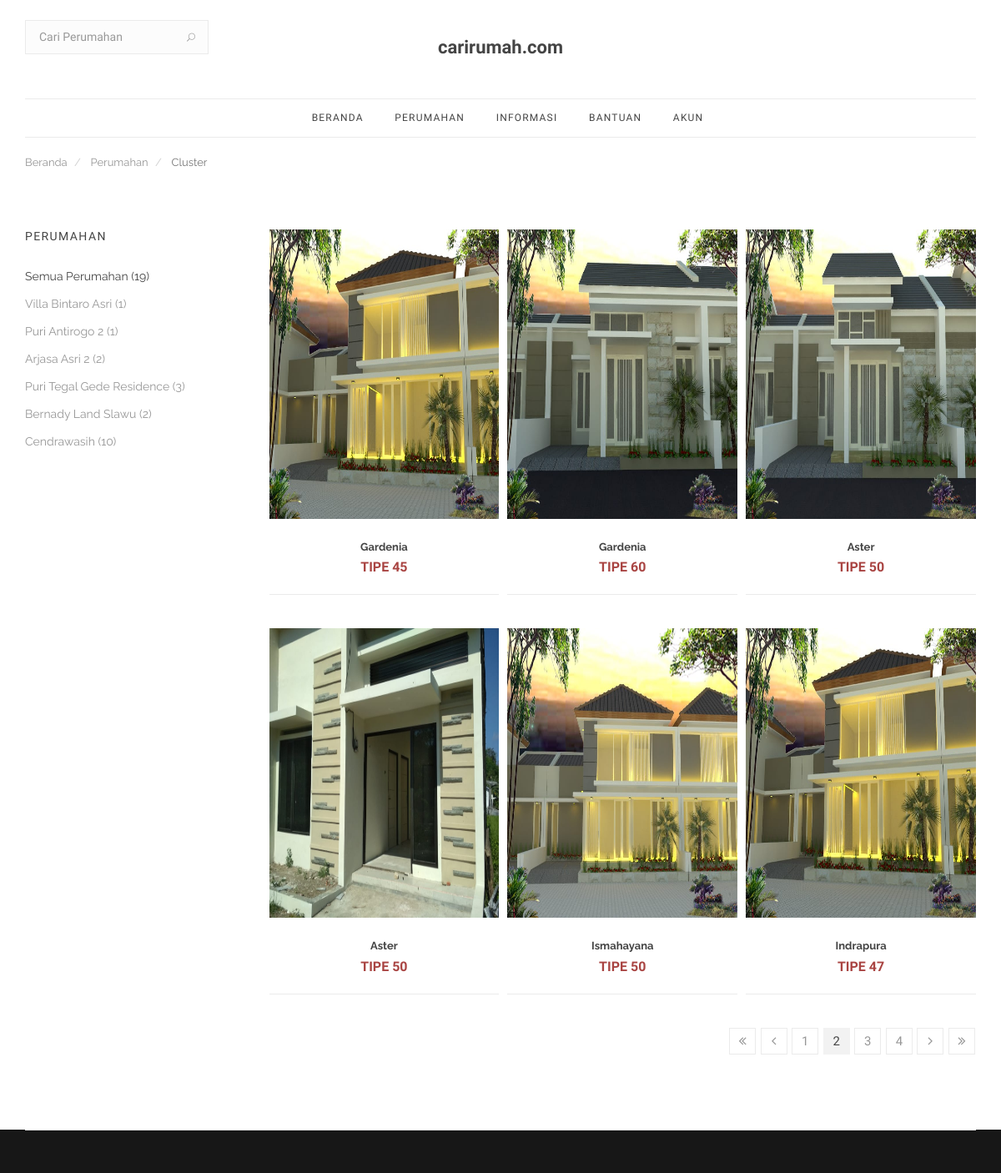
The app's page /home/index.php?p=buku&halaman=2 (upper part), older data.
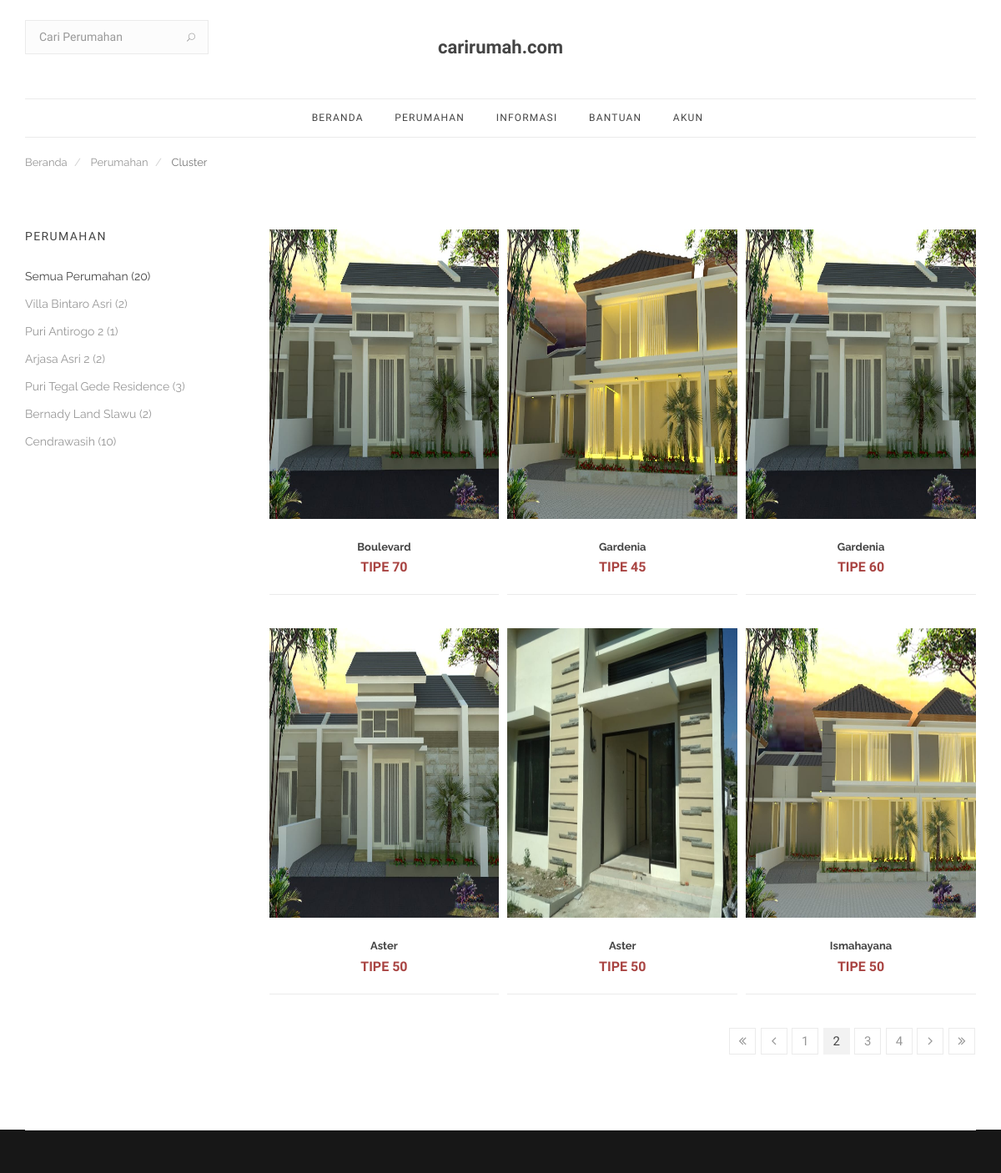
The same page, newer data.
### tables this page shows
CREATE TABLE `cluster` (
  `KD_CLUSTER` int(11) NOT NULL,
  `KD_PERUM` int(11) NOT NULL,
  `NAMA_CLUSTER` varchar(200) DEFAULT NULL,
  `TIPE` int(11) DEFAULT NULL,
  `LUAS_TANAH` int(11) DEFAULT NULL,
  `STOK` int(11) DEFAULT NULL,
  `HARGA` bigint(20) DEFAULT NULL,
  `FASILITAS` varchar(200) DEFAULT NULL,
  `GAMBAR` varchar(200) DEFAULT NULL,
  `GAMBAR1` varchar(200) NOT NULL,
  `GAMBAR2` varchar(200) NOT NULL
);

CREATE TABLE `perum` (
  `KD_PERUM` int(11) NOT NULL,
  `KD_PT` int(11) NOT NULL,
  `NAMA_PERUM` varchar(200) DEFAULT NULL,
  `LOKASI` varchar(200) DEFAULT NULL,
  `GAMBAR_PERUM` varchar(200) DEFAULT NULL
);

### home/pages/buku.php (the view, shortened to what this page needs)
<div class="container">
      <ol class="breadcrumb">
        <li>
          <a href="index.php">Beranda</a>
        </li>
        <li>
          <a href="?p=buku&halaman=1">Perumahan</a>
        </li>
        <li class="active">
          Cluster
        </li>
      </ol>
    </div>
    <section class="section-wrap pt-70 pb-40 catalogue">
      <div class="container relative">
        <div class="row">
          <div class="col-md-9 catalogue-col right mb-50">
              <div class="row row-10">
              <?php
                $bukuAll = "SELECT KD_CLUSTER FROM cluster";
                $rsBukuAll = mysqli_query($konek, $bukuAll);
                $halaman = 6;
                $page = isset($_GET["halaman"]) ? (int)$_GET["halaman"] : 1;
                $mulai = ($page>1) ? ($page * $halaman) - $halaman : 0;
                if(isset($_GET['KD_PERUM'])){
                    $KD_PERUM = $_GET['KD_PERUM'];
                    $result = mysqli_query($konek,"SELECT * FROM perum WHERE KD_PERUM=$KD_PERUM");
                } else
                    $result = mysqli_query($konek,"SELECT * FROM cluster");
                $total = mysqli_num_rows($result);
                $pages = ceil($total/$halaman);
                if(isset($_GET['KD_PERUM'])){
                    $buku = "SELECT * FROM cluster WHERE KD_PERUM=$KD_PERUM ORDER BY KD_CLUSTER DESC LIMIT $mulai, $halaman";
                }
                else
                    $buku = "SELECT * FROM cluster ORDER BY KD_CLUSTER DESC LIMIT $mulai, $halaman";
                $rs = mysqli_query($konek, $buku);
                $data = mysqli_num_rows($rs);
                if($data==0){
              ?>
              <div class="col-md-12 col-xs-12">
                    <div class="product-item text-center">
                        <h1>Maaf, data buku kategori terkait masih kosong!</h1>
                    </div>
              </div>
              <?php
                } else {
                    while($row=mysqli_fetch_assoc($rs)){
              ?>
                    <div class="col-md-4 col-xs-12">
                    <div class="product-item">
                        <div class="product-img">
                        <a href="#">
                            <img src="img/<?php echo $row['GAMBAR']; ?>" alt="" style="height:347px; width:277px;">
                        </a>
                        </div>
                        <div class="product-details">
                        <h3>
                            <a title="" class="product-title" href="?p=bukudetail/buku_detail&KD_CLUSTER=<?php echo $row['KD_CLUSTER']; ?>"><b><?php echo substr($row['NAMA_CLUSTER'], 0, 35); ?></b></a>
                        </h3>
                        <span class="price">
                            <ins>
                            <span class="ammount text-danger">
                                <?php
 $harga = number_format($row['TIPE']);
 echo " TIPE ".$harga;
                                ?>
                            </span>
                            </ins>
                        </span>
                        </div>
                    </div>
                    </div>
                <?php } } ?>
              </div>
            <?php
                if($data!=0){
            ?>
            <div class="pagination-wrap">
              <nav class="pagination right clear">
                <?php if(isset($_GET['KD_PERUM'])) { if($page == 1) echo ""; else {?>
                    <a href="?p=buku&KD_PERUM=<?php echo $_GET['KD_PERUM']; ?>&halaman=1"><i class="fa fa-angle-double-left"></i></a>
                    <a href="?p=buku&KD_PERUM=<?php echo $_GET['KD_PERUM']; ?>&halaman=<?php echo $_GET['halaman']-1; ?>"><i class="fa fa-angle-left"></i></a>
                <?php } } else { if($page == 1) echo ""; else {?>
                    <a href="?p=buku&halaman=1"><i class="fa fa-angle-double-left"></i></a>
                    <a href="?p=buku&halaman=<?php echo $_GET['halaman']-1; ?>"><i class="fa fa-angle-left"></i></a>
                <?php
                    } }
                    if(isset($_GET['KD_PERUM'])){
                        for ($i=1; $i<=$pages ; $i++){
                ?>
                    <a href="?p=buku&KD_PERUM=<?php echo $_GET['KD_PERUM']; ?>&halaman=<?php echo $i; ?>" class="<?php if($i==$page) echo 'page-numbers current'; ?>"><?php echo $i; ?></a>
                <?php } } else {
                    for ($i=1; $i<=$pages ; $i++){
                ?>
                    <a href="?p=buku&halaman=<?php echo $i; ?>" class="<?php if($i==$page) echo 'page-numbers current'; ?>"><?php echo $i; ?></a>
                <?php } } ?>
                <?php if(isset($_GET['KD_PERUM'])) { if($page == $pages) echo ""; else {?>
                    <a href="?p=buku&KD_PERUM=<?php echo $_GET['KD_PERUM']; ?>&halaman=<?php echo $_GET['halaman']+1; ?>"><i class="fa fa-angle-right"></i></a>
                    <a href="?p=buku&KD_PERUM=<?php echo $_GET['KD_PERUM']; ?>&halaman=<?php echo $pages; ?>"><i class="fa fa-angle-double-right"></i></a>
                <?php } } else { if($page == $pages) echo ""; else {?>
                    <a href="?p=buku&halaman=<?php echo $_GET['halaman']+1; ?>"><i class="fa fa-angle-right"></i></a>
                    <a href="?p=buku&halaman=<?php echo $pages; ?>"><i class="fa fa-angle-double-right"></i></a>
                <?php } } ?>
              </nav>
            </div>
            <?php } ?>
          </div>
          <aside class="col-md-3 sidebar left-sidebar">
            <div class="widget categories">
              <h3 class="widget-title uppercase">Perumahan</h3>
              <ul class="list-no-dividers">
                <li class="<?php if(!isset($_GET['KD_PERUM'])) echo "active-cat" ?>">
                        <a href="?p=buku&halaman=1">Semua Perumahan <?php echo "(".mysqli_num_rows($rsBukuAll).")" ?></a>
                </li>
                <?php
                    $sideKat = "SELECT * FROM perum";
                    $rsSideKat = mysqli_query($konek, $sideKat);
                    while($row=mysqli_fetch_assoc($rsSideKat)){
                        if(isset($_GET['KD_PERUM'])){
                            $KD_PERUM = $_GET['KD_PERUM'];
                            $active = "active-cat";
                        } else $active = "";
                        $sideKatPer = "SELECT KD_CLUSTER FROM cluster WHERE KD_PERUM=".$row['KD_PERUM'];
                        $rsSideKatPer = mysqli_query($konek, $sideKatPer);
                ?>
                    <li class="<?php if($row['KD_PERUM']==$KD_PERUM) echo $active ?>">
                        <a href="?p=buku&KD_PERUM=<?php echo $row['KD_PERUM'] ?>&halaman=1"><?php echo $row['NAMA_PERUM']." (".mysqli_num_rows($rsSideKatPer).")"; ?></a>
                    </li>
                <?php } ?>
              </ul>
            </div>
          </aside>
        </div>
      </div>
    </section>

### home/index.php (shortened to what this page needs)
<!DOCTYPE html>
<html lang="en">
<head>
  <link rel="stylesheet" href="css/bootstrap.min.css" />
  <link rel="stylesheet" href="css/magnific-popup.css" />
  <link rel="stylesheet" href="css/font-icons.css" />
  <link rel="stylesheet" href="css/sliders.css" />
  <link rel="stylesheet" href="css/style.css" />
  <link rel="stylesheet" href="css/animate.min.css" />
</head>
<body class="relative">
  <main class="content-wrapper oh">
    <?php
        include "inc/navbar.php";
        if(isset($_GET["p"])) {
            $page = "pages/".$_GET["p"].".php";
            if(is_file($page)) {
                include($page);
            } else {
                include "pages/404.php";
            }
        } else {
            include "pages/dashboardperum/dashboardperum.php";
        }
        include "inc/footer.php";
    ?>
  </main>
</body>
</html>

### home/inc/navbar.php (shortened to what this page needs)
<header class="nav-type-1">
  <nav class="navbar navbar-static-top">
    <div class="navigation">
      <div class="container relative">
        <div class="row">
          <div class="header-wrap">
            <div class="header-wrap-holder">
              <div class="nav-search hidden-sm hidden-xs">
                <form method="get" name="cari" action="index.php">
                  <input type="text" name="judul" class="form-control" placeholder="Cari Perumahan">
                  <button name="cari" type="submit" class="search-button">
                    <i class="icon icon_search"></i>
                  </button>
                </form>
              </div>
              <div class="logo-container">
                <div class="logo-wrap text-center">
                  <a href="index.php">
                    <h4 class="logo"><b>carirumah.com</b><h4>
                  </a>
                </div>
              </div>
              <div class="nav-cart-wrap hidden-sm hidden-xs">
              </div>
            </div>
          </div>
          <div class="nav-wrap">
            <div class="collapse navbar-collapse" id="navbar-collapse">
              <ul class="nav navbar-nav">
                <li class="dropdown">
                  <a href="index.php">Beranda</a>
                </li>
                <li class="dropdown">
                  <a href="#" class="dropdown-toggle" data-toggle="dropdown">Perumahan</a>
                </li>
                <li class="dropdown">
                  <a href="#">Informasi</a>
                </li>
                <li class="dropdown">
                  <a href="#">Bantuan</a>
                </li>
                <li class="dropdown">
                  <a href="../login/login.php">Akun</a>
                </li>
              </ul>
            </div>
          </div>
        </div>
      </div>
    </div>
  </nav>
</header>

### home/inc/footer.php (shortened to what this page needs)
<footer class="footer footer-type-1 bg-dark">
  <div class="container">
    <div class="footer-widgets top-bottom-dividers pb-mdm-20">
    </div>
  </div>
</footer>

Row changes from the older to the newer data that the page shows:
no longer on this page (row edited): cluster: GAMBAR (picture), NAMA_CLUSTER "Indrapura", TIPE "47"
now on this page (row edited): cluster: GAMBAR (picture), NAMA_CLUSTER "Boulevard", TIPE "70"
computed for perum "Villa Bintaro Asri": mysqli_num_rows($rsSideKatPer) "1" → "2"
Text that changed along with them:
mysqli_num_rows($rsBukuAll): "19" → "20"
